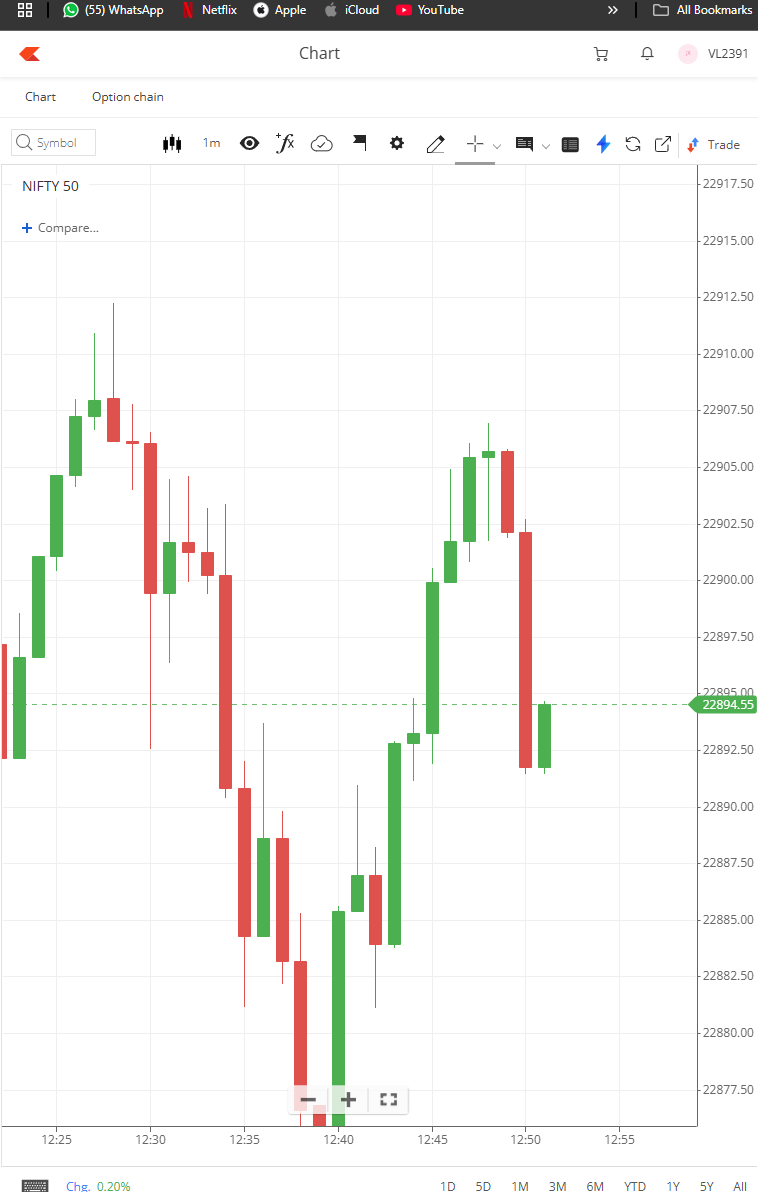
#> input picture temp/ocr_images/0337230d23d2414b9c334e15cf92fc51.png, 758 x 1192 px
$ python -i ocr_reader.py   (imports and definitions only)
#> lines starting #> are read from the running program, lines starting #| are printed output that depends on the picture; after the words box and inside, x2 and y2 are one past the last pixel; in counts of white or black regions, pixels touching at a corner belong together
# ocr_reader.py
import pytesseract
import cv2
import numpy as np
from config import TESSERACT_PATH
from PIL import Image

pytesseract.pytesseract.tesseract_cmd = TESSERACT_PATH

def extract_text(image: Image.Image) -> str:
    open_cv_image = cv2.cvtColor(np.array(image), cv2.COLOR_RGB2BGR)
#> open_cv_image is the input picture: shape (1192, 758, 3); mean B, G, R 240.9, 243, 243.8
    gray = cv2.cvtColor(open_cv_image, cv2.COLOR_BGR2GRAY)
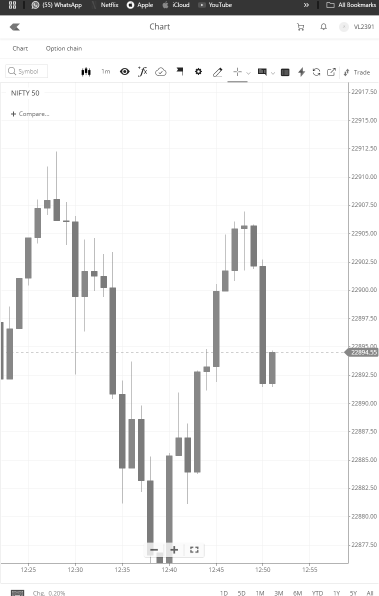
#> gray: shape (1192, 758) (shown at 1/2 size); min 0, max 255, mean 243
    _, thresh = cv2.threshold(gray, 150, 255, cv2.THRESH_BINARY)
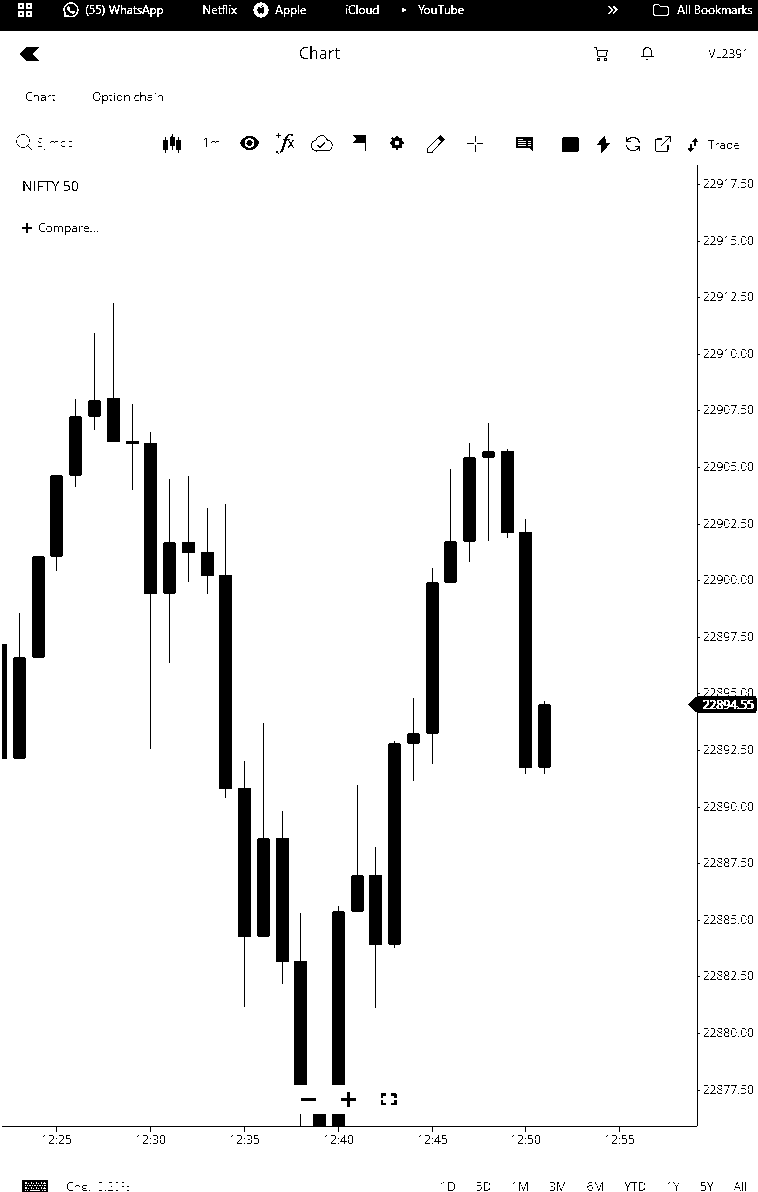
#> thresh: shape (1192, 758); 92.8% white; 555 black regions (478 under 20 px), largest, box (x1, y1, x2, y2) and area: (0, 0, 758, 31) 21740, (519, 519, 532, 774) 3087, (2, 165, 757, 1132) 2892
#> (the run stopped early here; a loop or call above may not have finished)

$ run again, on temp/ocr_images/0afda4f2931c49c6bff7358d3d4011c1.png
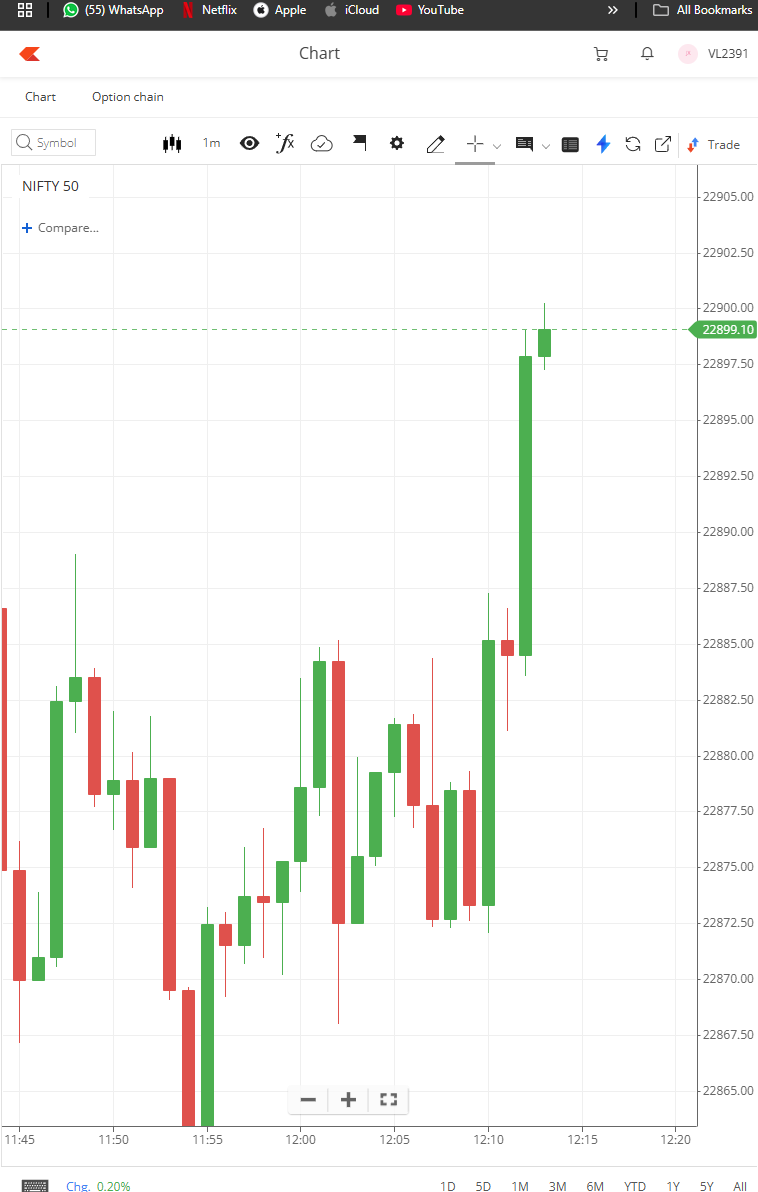
#> input picture temp/ocr_images/0afda4f2931c49c6bff7358d3d4011c1.png, 758 x 1192 px
#> in extract_text, open_cv_image is the input picture: shape (1192, 758, 3); mean B, G, R 239.4, 242.2, 242.3
#> in extract_text, `gray = cv2.cvtColor(open_cv_image, cv2.COLOR_BGR2GRAY)`:
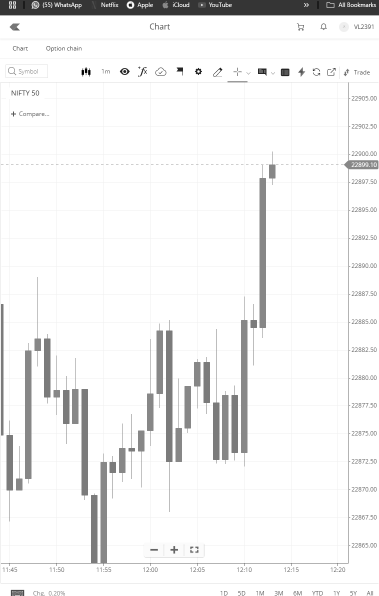
#> gray: shape (1192, 758) (shown at 1/2 size); min 0, max 255, mean 241.9
#> in extract_text, `_, thresh = cv2.threshold(gray, 150, 255, cv2.THRESH_BINARY)`:
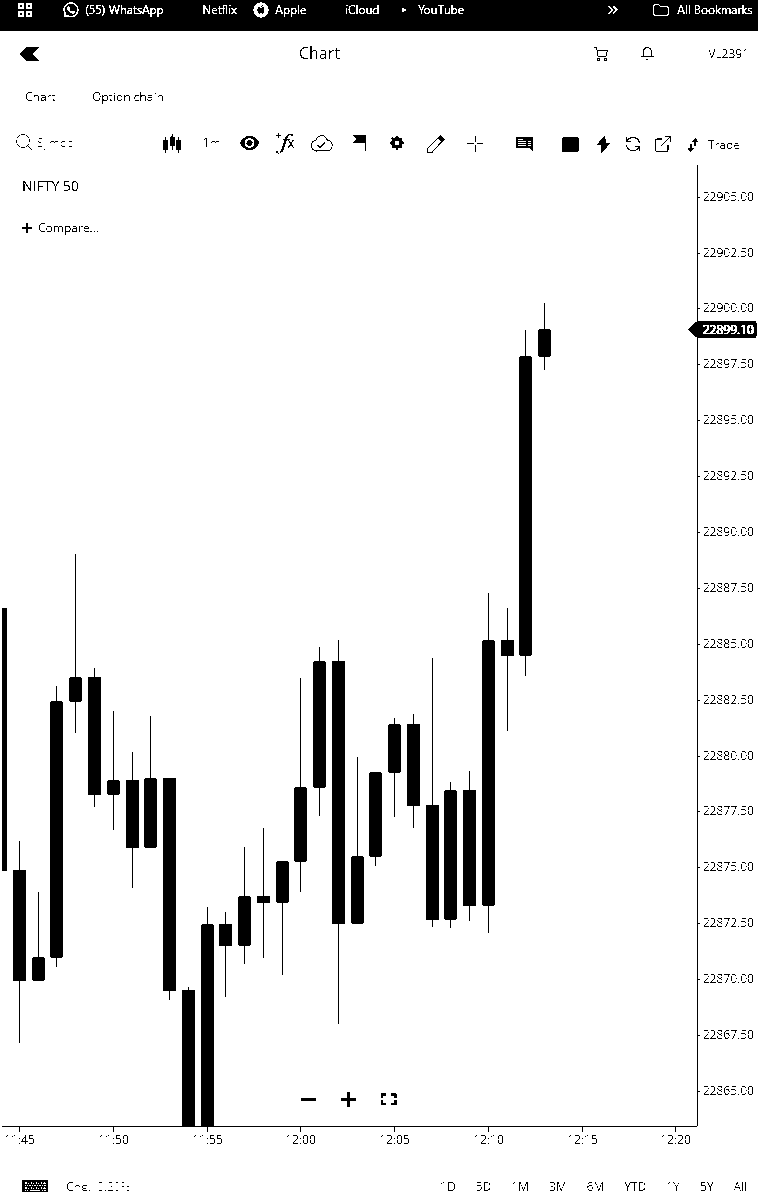
#> thresh: shape (1192, 758); 91.9% white; 579 black regions (503 under 20 px), largest, box (x1, y1, x2, y2) and area: (0, 0, 758, 31) 21740, (2, 165, 757, 1132) 6927, (519, 330, 532, 676) 3942

$ run again, on temp/ocr_images/0d9c31de07e94babb3ff122f756b75d8.png
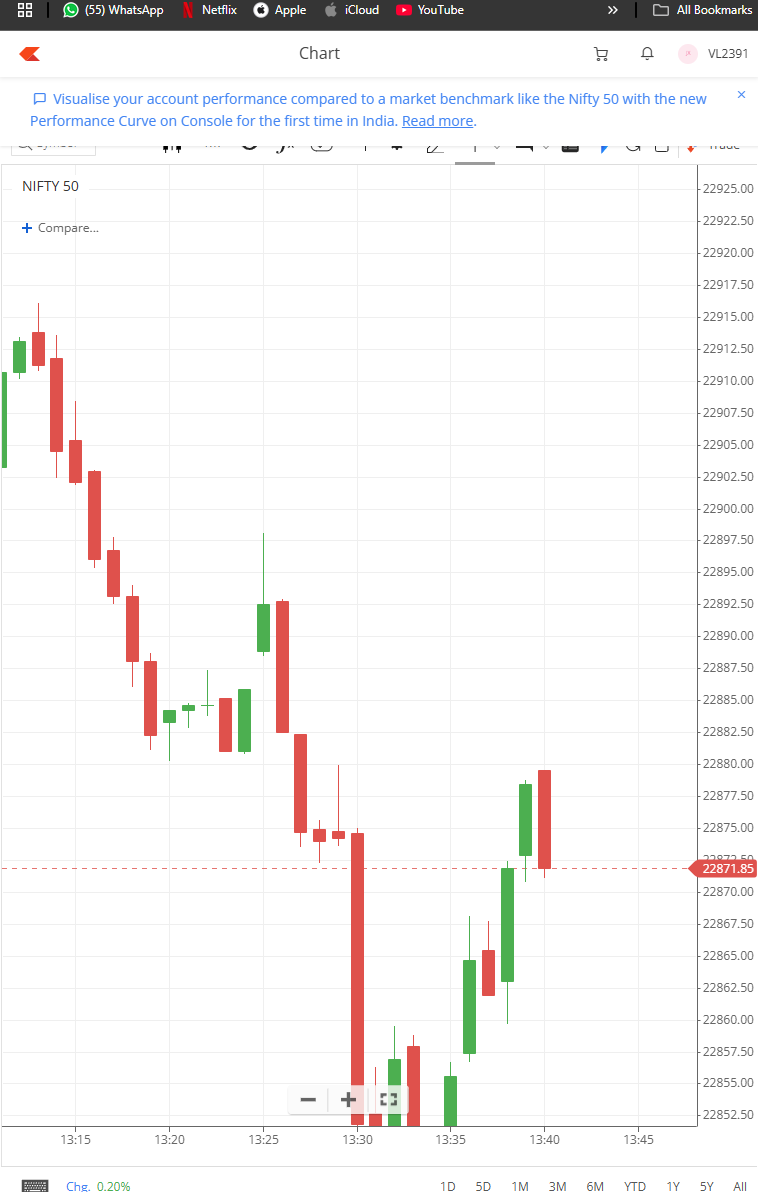
#> input picture temp/ocr_images/0d9c31de07e94babb3ff122f756b75d8.png, 758 x 1192 px
#> in extract_text, open_cv_image is the input picture: shape (1192, 758, 3); mean B, G, R 242.8, 243.3, 245.1
#> in extract_text, `gray = cv2.cvtColor(open_cv_image, cv2.COLOR_BGR2GRAY)`:
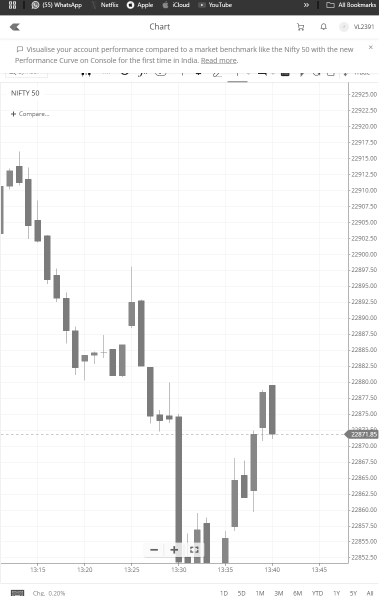
#> gray: shape (1192, 758) (shown at 1/2 size); min 0, max 255, mean 243.8
#> in extract_text, `_, thresh = cv2.threshold(gray, 150, 255, cv2.THRESH_BINARY)`:
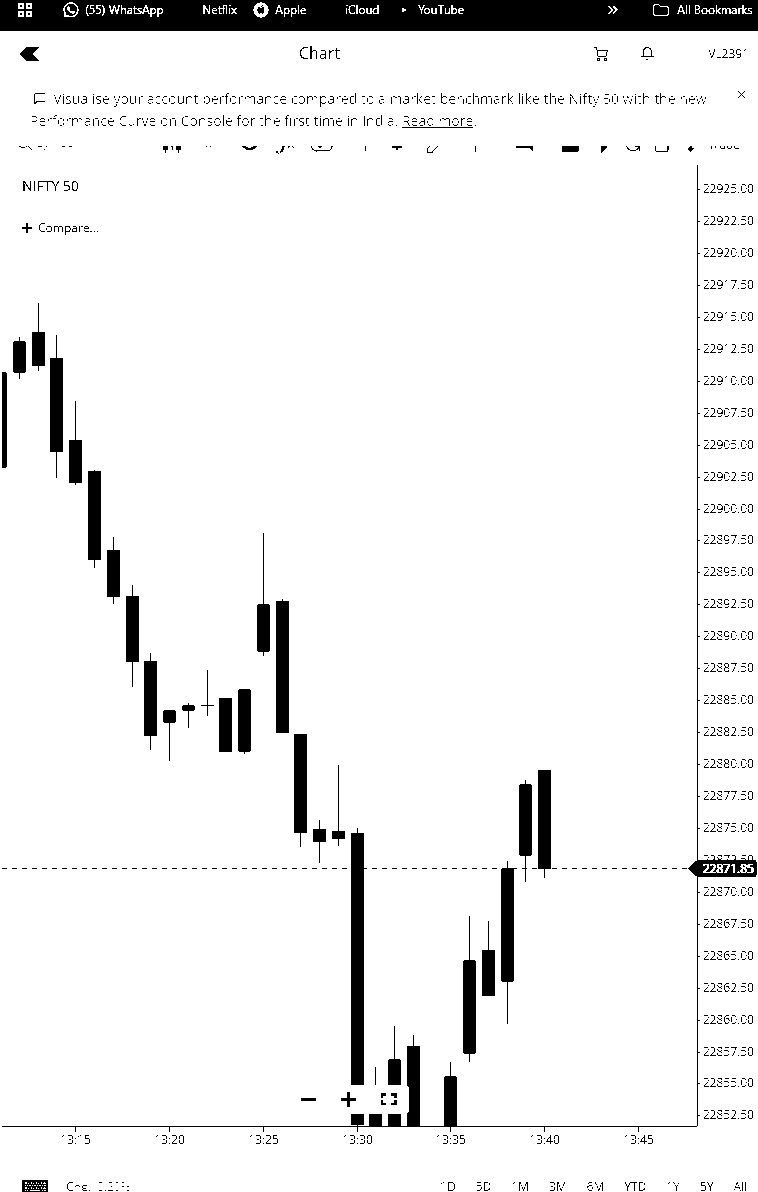
#> thresh: shape (1192, 758); 93.7% white; 1125 black regions (1056 under 20 px), largest, box (x1, y1, x2, y2) and area: (0, 0, 758, 31) 21740, (2, 165, 757, 1132) 4727, (351, 828, 367, 1085) 3284
